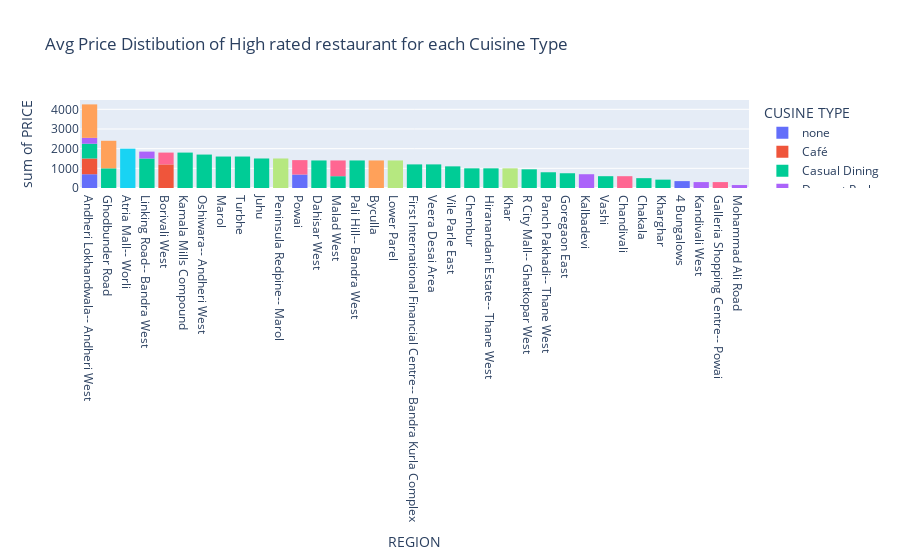

Notebook cell for this chart:
### Code cell
fig=px.histogram(highest_rated_pricedis,x='REGION',y='PRICE',color='CUSINE TYPE',
                 title='Avg Price Distibution of High rated restaurant for each Cuisine Type').update_xaxes(categoryorder='total descending')
fig.show()

### Figure 1 — Plotly figure (JSON) as saved in the notebook; plotly's stock layout.template omitted (floating-point values rounded to 4 significant figures)
{"data": [{"alignmentgroup": "True", "bingroup": "x", "histfunc": "sum", "hovertemplate": "CUSINE TYPE=none<br>REGION=%{x}<br>sum of PRICE=%{y}<extra></extra>", "legendgroup": "none", "marker": {"color": "#636efa", "pattern": {"shape": ""}}, "name": "none", "offsetgroup": "none", "orientation": "v", "showlegend": true, "type": "histogram", "x": ["4 Bungalows", "Andheri Lokhandwala-- Andheri West", "Powai"], "xaxis": "x", "y": [350, 700, 683.3], "yaxis": "y"}, {"alignmentgroup": "True", "bingroup": "x", "histfunc": "sum", "hovertemplate": "CUSINE TYPE=Café<br>REGION=%{x}<br>sum of PRICE=%{y}<extra></extra>", "legendgroup": "Café", "marker": {"color": "#EF553B", "pattern": {"shape": ""}}, "name": "Café", "offsetgroup": "Café", "orientation": "v", "showlegend": true, "type": "histogram", "x": ["Andheri Lokhandwala-- Andheri West", "Borivali West"], "xaxis": "x", "y": [800, 1200], "yaxis": "y"}, {"alignmentgroup": "True", "bingroup": "x", "histfunc": "sum", "hovertemplate": "CUSINE TYPE=Casual Dining<br>REGION=%{x}<br>sum of PRICE=%{y}<extra></extra>", "legendgroup": "Casual Dining", "marker": {"color": "#00cc96", "pattern": {"shape": ""}}, "name": "Casual Dining", "offsetgroup": "Casual Dining", "orientation": "v", "showlegend": true, "type": "histogram", "x": ["Andheri Lokhandwala-- Andheri West", "Chakala", "Chembur", "Dahisar West", "First International Financial Centre-- Bandra Kurla Complex", "Ghodbunder Road", "Goregaon East", "Hiranandani Estate-- Thane West", "Juhu", "Kamala Mills Compound", "Kharghar", "Linking Road-- Bandra West", "Malad West", "Marol", "Oshiwara-- Andheri West", "Pali Hill-- Bandra West", "Panch Pakhadi-- Thane West", "R City Mall-- Ghatkopar West", "Turbhe", "Vashi", "Veera Desai Area", "Vile Parle East"], "xaxis": "x", "y": [750, 500, 1000, 1400, 1200, 1000, 750, 1000, 1500, 1800, 425, 1500, 600, 1600, 1700, 1400, 800, 950, 1600, 600, 1200, 1100], "yaxis": "y"}, {"alignmentgroup": "True", "bingroup": "x", "histfunc": "sum", "hovertemplate": "CUSINE TYPE=Dessert Parlor<br>REGION=%{x}<br>sum of PRICE=%{y}<extra></extra>", "legendgroup": "Dessert Parlor", "marker": {"color": "#ab63fa", "pattern": {"shape": ""}}, "name": "Dessert Parlor", "offsetgroup": "Dessert Parlor", "orientation": "v", "showlegend": true, "type": "histogram", "x": ["Andheri Lokhandwala-- Andheri West", "Kalbadevi", "Kandivali West", "Linking Road-- Bandra West", "Mohammad Ali Road"], "xaxis": "x", "y": [300, 700, 300, 350, 150], "yaxis": "y"}, {"alignmentgroup": "True", "bingroup": "x", "histfunc": "sum", "hovertemplate": "CUSINE TYPE=Lounge<br>REGION=%{x}<br>sum of PRICE=%{y}<extra></extra>", "legendgroup": "Lounge", "marker": {"color": "#FFA15A", "pattern": {"shape": ""}}, "name": "Lounge", "offsetgroup": "Lounge", "orientation": "v", "showlegend": true, "type": "histogram", "x": ["Andheri Lokhandwala-- Andheri West", "Byculla", "Ghodbunder Road"], "xaxis": "x", "y": [1700, 1400, 1400], "yaxis": "y"}, {"alignmentgroup": "True", "bingroup": "x", "histfunc": "sum", "hovertemplate": "CUSINE TYPE=Fine Dining<br>REGION=%{x}<br>sum of PRICE=%{y}<extra></extra>", "legendgroup": "Fine Dining", "marker": {"color": "#19d3f3", "pattern": {"shape": ""}}, "name": "Fine Dining", "offsetgroup": "Fine Dining", "orientation": "v", "showlegend": true, "type": "histogram", "x": ["Atria Mall-- Worli"], "xaxis": "x", "y": [2000], "yaxis": "y"}, {"alignmentgroup": "True", "bingroup": "x", "histfunc": "sum", "hovertemplate": "CUSINE TYPE=Quick Bites<br>REGION=%{x}<br>sum of PRICE=%{y}<extra></extra>", "legendgroup": "Quick Bites", "marker": {"color": "#FF6692", "pattern": {"shape": ""}}, "name": "Quick Bites", "offsetgroup": "Quick Bites", "orientation": "v", "showlegend": true, "type": "histogram", "x": ["Borivali West", "Chandivali", "Galleria Shopping Centre-- Powai", "Malad West", "Powai"], "xaxis": "x", "y": [600, 600, 300, 800, 733.3], "yaxis": "y"}, {"alignmentgroup": "True", "bingroup": "x", "histfunc": "sum", "hovertemplate": "CUSINE TYPE=Bar<br>REGION=%{x}<br>sum of PRICE=%{y}<extra></extra>", "legendgroup": "Bar", "marker": {"color": "#B6E880", "pattern": {"shape": ""}}, "name": "Bar", "offsetgroup": "Bar", "orientation": "v", "showlegend": true, "type": "histogram", "x": ["Khar", "Lower Parel", "Peninsula Redpine-- Marol"], "xaxis": "x", "y": [1000, 1400, 1500], "yaxis": "y"}], "layout": {"autosize": true, "barmode": "relative", "legend": {"title": {"text": "CUSINE TYPE"}, "tracegroupgap": 0}, "title": {"text": "Avg Price Distibution of High rated restaurant for each Cuisine Type"}, "xaxis": {"anchor": "y", "autorange": true, "categoryorder": "total descending", "domain": [0, 1], "range": [-0.5, 34.5], "title": {"text": "REGION"}, "type": "category"}, "yaxis": {"anchor": "x", "autorange": true, "domain": [0, 1], "range": [0, 4474.0], "title": {"text": "sum of PRICE"}, "type": "linear"}}}
